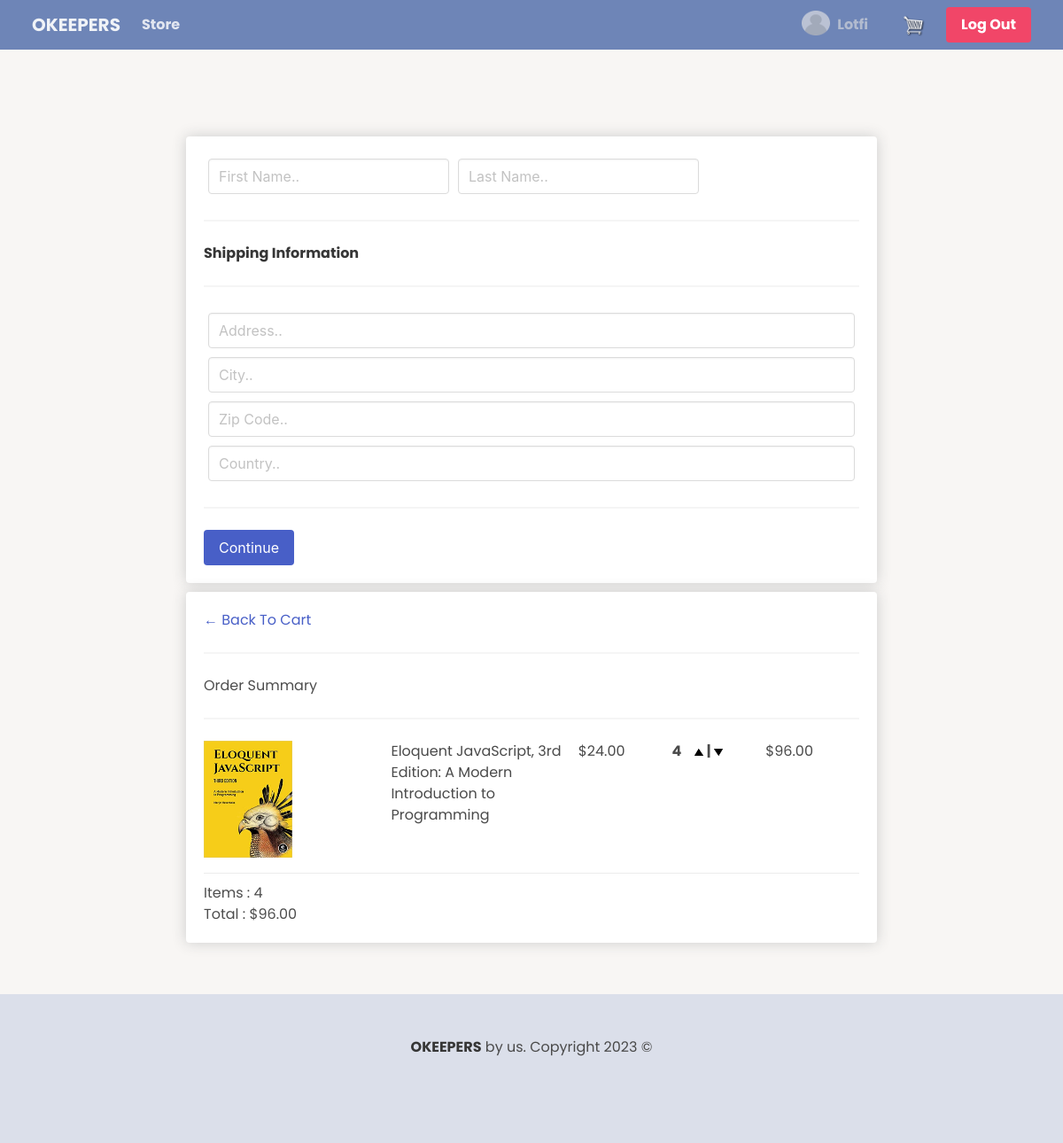
The app's page /checkout/ (signed in), older data.
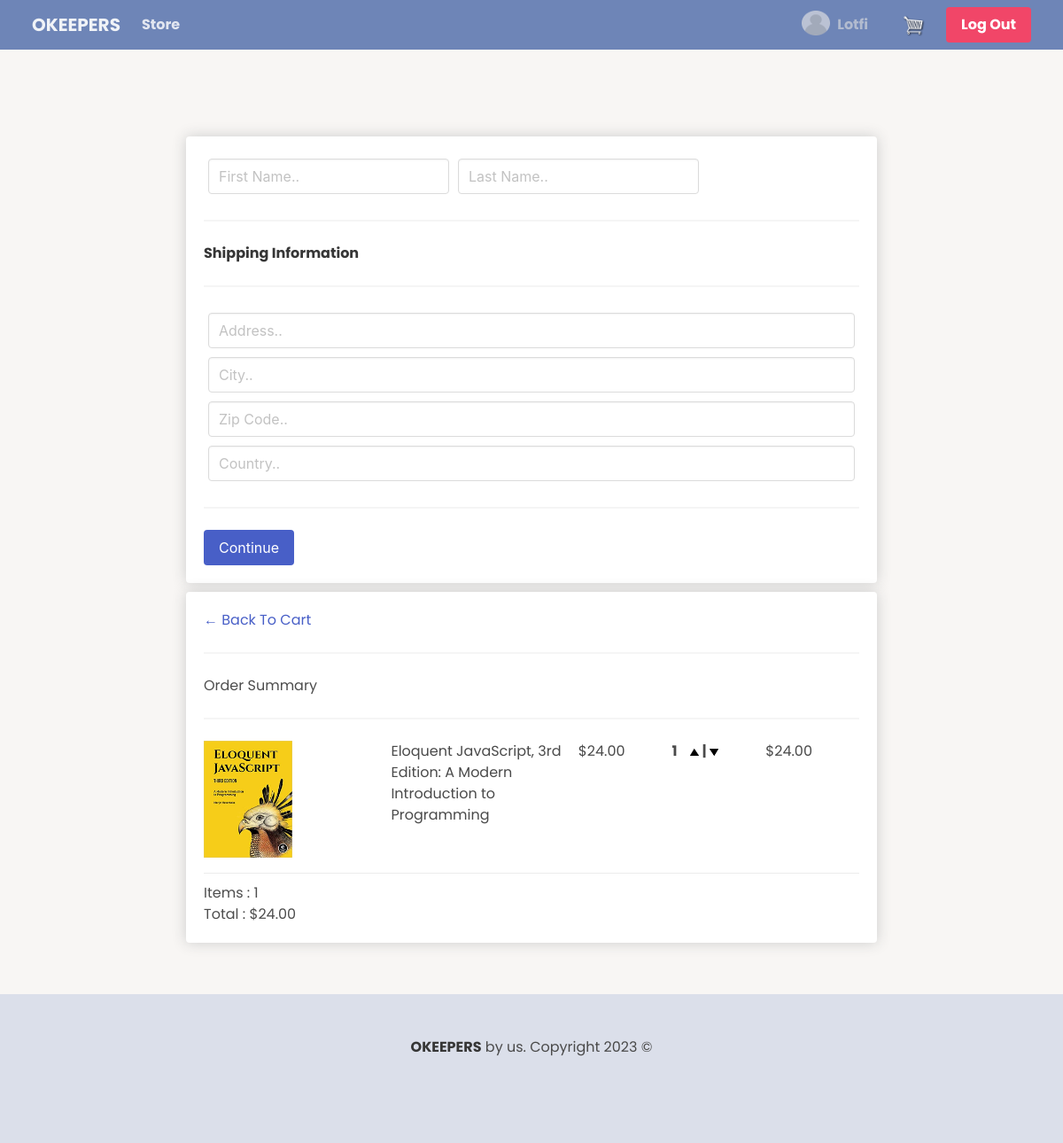
The same page, newer data.
### shop/models.py (models this page shows, shortened)
class OrderItem(models.Model):
    product = models.ForeignKey(Product, on_delete=models.CASCADE, null=True)
    order = models.ForeignKey(Order, on_delete=models.CASCADE, null=True)
    quantity = models.IntegerField(default=0, null=False, blank=True)
    date_added = models.DateTimeField(auto_now_add=True)
    @property
    def get_total(self):
        total = self.product.price * self.quantity  # type: ignore
        return total

class Product(models.Model):
    name = models.CharField(max_length=200, null=True)
    author = models.CharField(max_length=200, null=True)
    description = models.CharField(max_length=500, default=None, null=True)
    price = models.FloatField()
    image = models.ImageField(null=True, blank=True)
    book_available = models.BooleanField(default=False)
    is_pdf = models.BooleanField(default=False)
    is_physical = models.BooleanField(default=False)
    is_ebook = models.BooleanField(default=False)
    @property
    def imageURL(self):
        try:
            url = self.image.url
        except:
            url = ""
        return url

class Order(models.Model):
    customer = models.ForeignKey(User, on_delete=models.CASCADE, null=True)
    date_ordered = models.DateTimeField(auto_now_add=True)
    complete = models.BooleanField(default=False, null=True, blank=False)
    transaction_id = models.CharField(max_length=200, null=True)
    @property
    def cart_total(self):
        orderitems = self.orderitem_set.all()  # type: ignore
        total = sum([item.get_total for item in orderitems])
        return total
    @property
    def cart_count(self):
        orderitems = self.orderitem_set.all()  # type: ignore
        total = sum([item.quantity for item in orderitems])
        return total

### shop/views.py (the view)
# urls.py: path("checkout/", views.checkout, name="checkout"),
@login_required(login_url="/accounts/login")
def checkout(request):
    context = {}
    if request.user.is_authenticated:
        customer = request.user
        order, created = Order.objects.get_or_create(customer=customer)
        items = order.orderitem_set.all()  # type: ignore
    else:
        items = []
        order = {"cart_total": 0, "cart_items": 0}
    context = {"items": items, "order": order}
    return render(request, "shop/checkout.html", context)

### shop/templates/shop/checkout.html
{% extends 'shop/base.html' %}
{% load static %}
{% block content %}
<section class="section">
    <div class="container is-fluid">
    <div class="">
        <div class="box-element" >
            <form id="form">
                <div id="user-info">
                    <div class="control form-field">
                        <input class="input " required type="text" type="text" name="first_name" placeholder="First Name..">
                    </div>
                    <div class="control form-field">
                        <input class="input" required type="text" type="text" name="last_name" placeholder="Last Name..">
                    </div>
                </div>
                <hr>
                <label class="label">Shipping Information</label>
                <hr>
                <div id="shipping-info">
                    <div class="control form-field">
                        <input class="input" required type="text" type="text" name="address" placeholder="Address..">
                    </div>
                    <div class="control form-field">
                        <input class="input" required type="text" type="text" name="city" placeholder="City..">
                    </div>
                    <div class="control form-field">
                        <input class="input" required type="text" type="text" name="zipcode" placeholder="Zip Code..">
                    </div>
                    <div class="control form-field">
                        <input class="input" required type="text" type="text" name="country" placeholder="Country..">
                    </div>
                </div>
                <hr>
                <input id="checkout-form-button" class="button is-link" type="submit" value="Continue">
            </form>
        </div>
        <div class="box-element">
            <a href="button is-link" href="{% url 'cart' %}">&#x2190; Back To Cart</a>
            <hr>
                <h3>Order Summary</h3>
            <hr>
            {% for item in items %}
            <div class="cart-row">
                <div style="flex:2">
                    <img class="row-image" src="{{ item.product.imageURL }}">
                </div>
                <div style="flex:2">{{ item.product.name }}</div>
                <div style="flex:1">${{ item.product.price|floatformat:2 }}</div>
                <div style="flex:1">
                    <p class="quantity">{{ item.quantity }}</p>
                    <div class="quantity">
                        <img class="chg-quantity update-cart" data-product={{item.product.id}} data-action="add" src="{% static 'images/arrow-up.png' %}">
                        |
                        <img class="chg-quantity update-cart" data-product={{item.product.id}} data-action="remove" src="{% static 'images/arrow-down.png' %}">
                    </div>
                </div>
                <div style="flex:1">${{ item.get_total|floatformat:2 }}</div>
            </div>
            {% endfor %}
            <h5>Items : {{ order.cart_count }}</h5>
            <h5>Total : ${{ order.cart_total|floatformat:2 }}</h5>
        </div>
    </div>
    </div>
</section>
{% endblock content %}

Row changes from the older to the newer data that the page shows:
changed OrderItem "Eloquent JavaScript, 3rd Edition: A Modern Introduction to Programming": quantity "4" → "1"; get_total "96.00" → "24.00"
changed through a linked row, Order: cart_count "4" → "1"; cart_total "96.00" → "24.00"
